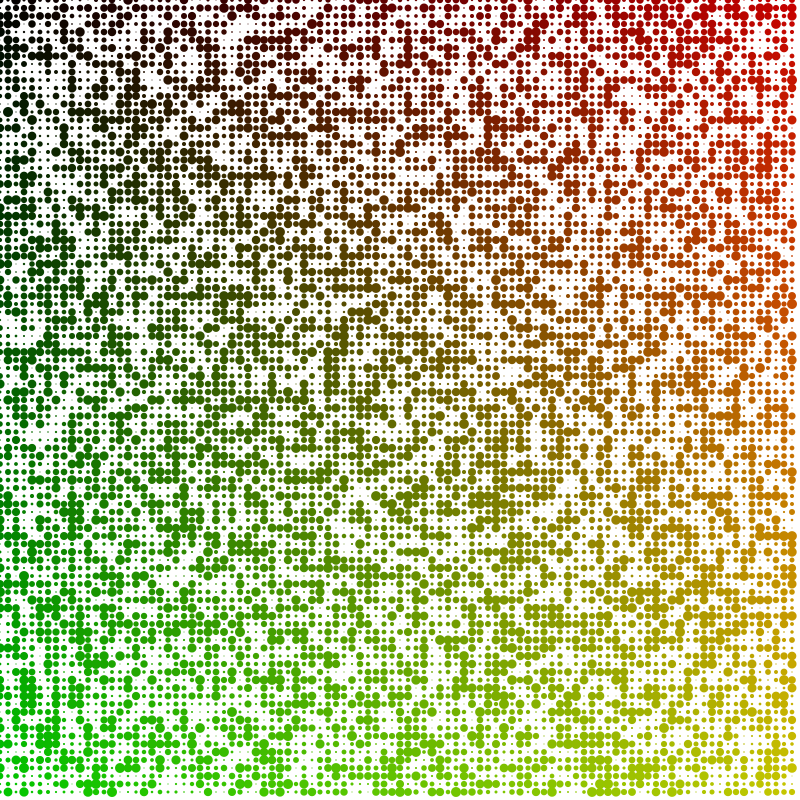
Frame 1 (no input)
Frame 60 (the mouse pressed at the canvas centre just before this capture): identical to frame 1, image omitted
Frame 120 (the mouse held since frame 60 and released just before this capture): blank canvas, image omitted

The Processing sketch that drew this single still picture (run headless with seeded random() and noise(); from frame 60 on, the mouse is pressed at the canvas centre):

// Processing sketch: sketch_CircleGridTask
// ── sketch_CircleGridTask.pde
float[][] diameters;      // Declare a 2D array of floats

void setup()
{
  size(800, 800);
  fill(180, 50, 50, 100);
  noStroke();

  diameters = new float[100][100];
  for (int row=0; row<100; row=row+1)
  {
    for (int col=0; col<100; col=col+1)
    {
      diameters[row][col] = random(1, 10);
    }
  }
}

void draw()
{
  background(255);

  for (int row=0; row<100; row = row+1)
  {
    for (int col=0; col<100; col = col+1)
    {
      //fill(col*2, row*2, diameters[row][col]);
      fill(mouseX + col*2, mouseY + row*2, (mouseX + mouseY)/2);
      circle(col*8, row*8, diameters[row][col]);
    }
  }
}
